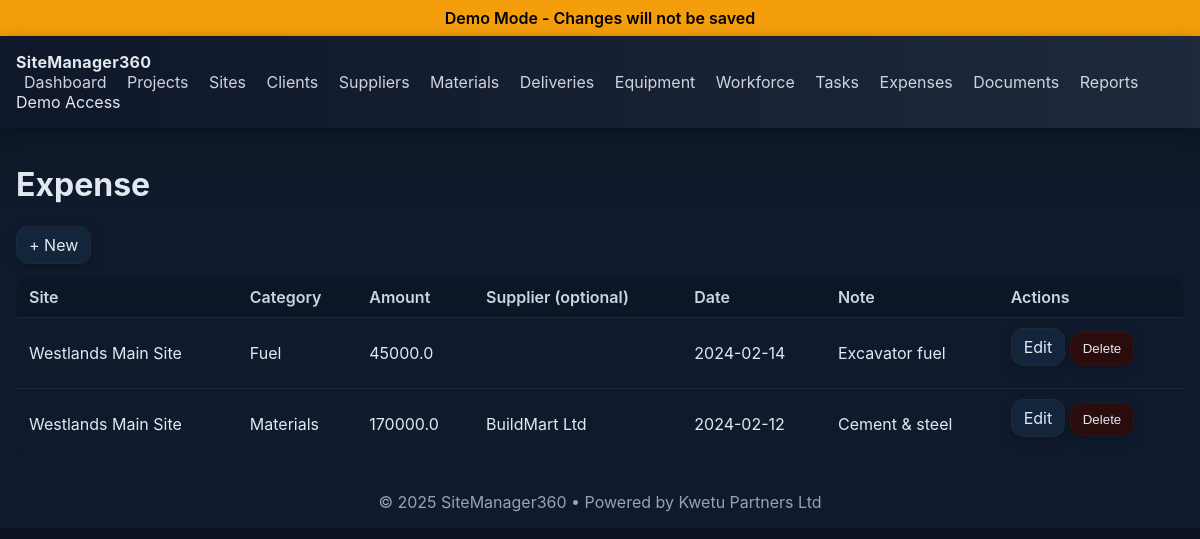
/expenses, run on the app's committed database.
### app.py (models this page shows)
class Expense(db.Model):
    id = db.Column(db.Integer, primary_key=True)
    site_id = db.Column(db.Integer, db.ForeignKey("site.id"), nullable=False)
    category = db.Column(db.String(120), nullable=False)
    amount = db.Column(db.Float, default=0.0)
    supplier_id = db.Column(db.Integer, db.ForeignKey("supplier.id"), nullable=True)
    date = db.Column(db.Date, default=date.today)
    note = db.Column(db.String(250))
    site = db.relationship("Site", backref="expenses", lazy=True)
    supplier = db.relationship("Supplier", foreign_keys=[supplier_id], uselist=False)

class Site(db.Model):
    id = db.Column(db.Integer, primary_key=True)
    project_id = db.Column(db.Integer, db.ForeignKey("project.id"), nullable=False)
    name = db.Column(db.String(150), nullable=False)
    location = db.Column(db.String(150))
    manager_id = db.Column(db.Integer, db.ForeignKey("worker.id"), nullable=True)
    start_date = db.Column(db.Date)
    end_date = db.Column(db.Date)
    status = db.Column(db.String(50), default="Active")
    manager = db.relationship("Worker", foreign_keys=[manager_id], uselist=False)

class Supplier(db.Model):
    id = db.Column(db.Integer, primary_key=True)
    name = db.Column(db.String(150), nullable=False)
    phone = db.Column(db.String(50))
    email = db.Column(db.String(120))
    category = db.Column(db.String(120))
    created_at = db.Column(db.DateTime, default=datetime.utcnow)
    materials = db.relationship("Material", backref="supplier", lazy=True)

### app.py (the view)
@app.route("/expenses")
@login_required
def expenses():
    items = Expense.query.order_by(Expense.date.desc()).all()
    return render_template("expenses_list.html", items=items, sites=Site.query.all(), suppliers=Supplier.query.all())

### app.py (called while the page is built)
def is_demo():
    return DEMO_MODE

def login_required(view_func):
    @wraps(view_func)
    def wrapped(*args, **kwargs):
        if is_demo():
            demo_user = User.query.order_by(User.id.asc()).first()
            if demo_user and not session.get("user_id"):
                session["user_id"] = demo_user.id
        if not session.get("user_id"):
            return redirect(url_for("login", next=request.path))
        return view_func(*args, **kwargs)
    return wrapped

@app.context_processor
def inject_demo_mode():
    return {"demo_mode": is_demo()}

@app.before_request
def block_post_in_demo():
    if is_demo():
        demo_user = User.query.order_by(User.id.asc()).first()
        if demo_user and not session.get("user_id") and request.endpoint != "static":
            session["user_id"] = demo_user.id
        if request.method == "POST":
            flash("Demo Mode: Action simulated successfully.", "info")
            return redirect(request.referrer or url_for("dashboard"))

### templates/expenses_list.html (shortened to what this page needs)
{% extends "base.html" %}
{% block content %}
<h1>Expense</h1>
<div class="actions"><a class="btn" href="{{ url_for('expenses_new') }}">+ New</a></div>
<table class="table">
  <thead><tr><th>Site</th><th>Category</th><th>Amount</th><th>Supplier (optional)</th><th>Date</th><th>Note</th><th>Actions</th></tr></thead>
  <tbody>
  {% for item in items %}
    <tr>
      <td>{{ item.site.name if item.site else '' }}</td><td>{{ item.category }}</td><td>{{ item.amount }}</td><td>{{ item.supplier.name if item.supplier else '' }}</td><td>{{ item.date.strftime('%Y-%m-%d') if item.date else '' }}</td><td>{{ item.note }}</td>
      <td class="actions">
        <a class="btn" href="{{ url_for('expenses_edit', id=item.id) }}">Edit</a>
        {% if demo_mode %}
          <button class="btn danger" type="button" disabled title="Disabled in demo">Delete</button>
        {% else %}
          <form method="post" action="{{ url_for('expenses_delete', id=item.id) }}" onsubmit="return confirm('Delete?');" style="display:inline">
            <button class="btn danger" type="submit">Delete</button>
          </form>
        {% endif %}
      </td>
    </tr>
  {% endfor %}
  </tbody>
</table>
{% endblock %}

### static/style.css (style rules this page uses)
:root { --top-a:#0f172a; --top-b:#1e293b; --accent:#38bdf8; --surface:#0b1220; --surface2:#0f1b2d; --border:#1f2937; --text:#e2e8f0; --muted:#94a3b8; --success:#16a34a; --info:#1d4ed8; --danger:#dc2626; }
* { box-sizing:border-box }
body { margin:0; background:linear-gradient(180deg,var(--surface),var(--surface2) 40%); color:var(--text); font-family:Inter,system-ui,Segoe UI,Roboto,Arial,sans-serif; }
.table { width:100%; border-collapse:collapse; background:#0f1b2d; border:1px solid var(--border); border-radius:12px; overflow:hidden }
.table th,.table td { padding:10px 12px; border-bottom:1px solid var(--border); text-align:left }
.table th { font-weight:600; color:#cbd5e1; background:#0d1626 }
.actions .btn { margin-bottom:12px }
.btn { display:inline-block; padding:8px 12px; border-radius:12px; border:1px solid var(--border); background:#12253b; color:var(--text); text-decoration:none; cursor:pointer; box-shadow:0 3px 10px rgba(0,0,0,.25) }
.btn.danger { background:#2b0c0c; border-color:#3d0f0f }

### data on the page
Expense: site "Westlands Main Site", category "Fuel", amount "45000.0", date "2024-02-14", note "Excavator fuel"
Expense: site "Westlands Main Site", category "Materials", amount "170000.0", supplier "BuildMart Ltd", date "2024-02-12", note "Cement & steel"
